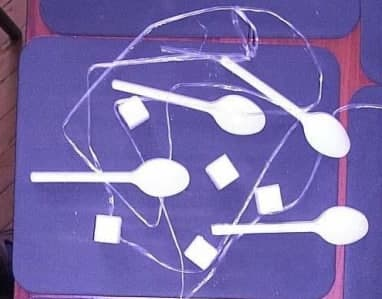
#> input picture spoons.jpg, 382 x 299 px
$ jupyter execute spoons.ipynb
#> lines starting #> are read from the running program, lines starting #| are printed output that depends on the picture; after the words box and inside, x2 and y2 are one past the last pixel; in counts of white or black regions, pixels touching at a corner belong together
[cell 1]
import cv2
import numpy as np
import matplotlib.pyplot as plt
import math

[cell 2]
# Функция печати изображения в монохромном формате

def imshow(img, cmap = "gray"):
    plt.imshow(img, cmap)
    plt.show()

[cell 3]
img = cv2.imread("spoons.jpg")
#> img is the input picture: shape (299, 382, 3); mean B, G, R 171.7, 109.1, 121.7
plt.imshow(img)

[cell 4]
# Перевод изображения в монохромное

gray = cv2.cvtColor(img, cv2.COLOR_BGR2GRAY)
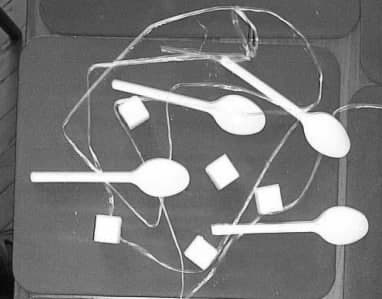
#> gray: shape (299, 382); min 8, max 255, mean 120
imshow(gray)

[cell 5]
# Пороговое преобразование при помощи Оцу

thresh, binary = cv2.threshold(gray, 0, 255, cv2.THRESH_OTSU)
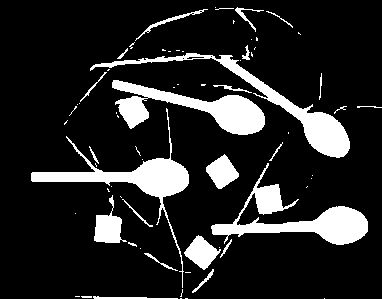
#> binary: shape (299, 382); 14.6% white; 69 white regions (43 under 20 px), largest, box (x1, y1, x2, y2) and area: (211, 163, 368, 245) 3545, (112, 80, 265, 135) 3312, (90, 53, 350, 158) 3160
#> thresh = 167
thresh
#> Out = 167

[cell 6]
imshow(binary)

[cell 7]
# Избавление от "шума" размыканием: сначала эрозия, потом наращивание

kernel = cv2.getStructuringElement(cv2.MORPH_RECT,(4, 4))
morph_open = cv2.morphologyEx(binary, cv2.MORPH_OPEN, kernel, iterations = 2)
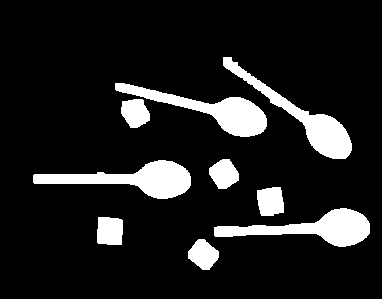
#> morph_open: shape (299, 382); 12% white; 9 white regions, largest, box (x1, y1, x2, y2) and area: (33, 160, 191, 199) 2724, (115, 83, 267, 137) 2609, (214, 208, 370, 247) 2606
imshow(morph_open)

[cell 8]
# Применение эрозии для чёткого выделения предметов на изображении

erosion = cv2.erode(morph_open, kernel, iterations = 1)
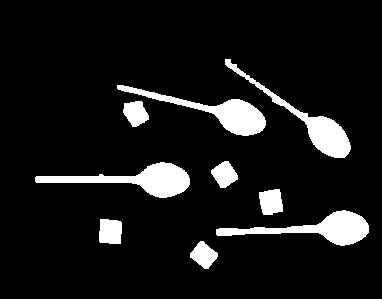
#> erosion: shape (299, 382); 9.1% white; 9 white regions, largest, box (x1, y1, x2, y2) and area: (35, 162, 190, 198) 2136, (216, 210, 369, 246) 2015, (117, 85, 266, 136) 1979
imshow(erosion)

[cell 9]
# Выделение и подсчёт компонент. Также, как отдельная компонента учитывается и фон

count_components, markers = cv2.connectedComponents(erosion)
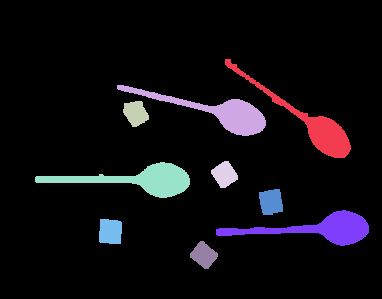
#> markers: shape (299, 382) int32; 10 distinct labels, from 0 to 9; one colour per label, 0 black
#> count_components = 10
imshow(markers, cmap = "turbo")

[cell 10]
count_components
#> Out = 10

[cell 11]
# Чтобы отделить ложки от кубиков сахара, можно разделить компоненты на большие (ложки), и маленькие (кубики).
# Каждый маркер содержит в себе количество пикселей объекта. Можно объекты по количеству пикселей.
# Взять среднее взвешенное значение пикселей, и его принять за разграничитель
# Очевидно, что наибольшей по размеру компонентой будет фон. Его не нужно учитывать.

background = 0
max_pix = 0
for i in range(count_components):
    pix_count = len(markers[markers==i])
    if (pix_count > max_pix):
        max_pix = pix_count
        background = i
#> this loop made 10 passes
#> (pix_count, max_pix) on pass 1: (103778, 103778)
#> pix_count on passes 2 to 7: 1871, 1979, 471, 466, 2136, 508
#> after the loop, background = 0; max_pix = 103778
print("Номер маркера фона: ",background)
#| Номер маркера фона:  0

[cell 12]
# Подсчёт среднего взвешенного

avg = 0
avg += len(markers[markers!=background])
#> avg = 10440
avg /= (count_components-1)
#> avg = 1160
avg
#> Out = 1160

[cell 13]
# Объекты без фона. Посчитаем ложки и кубики

spoons = 0
cubes = 0

for i in range(1, count_components):
    pix_count = len(markers[markers==i])
    if (pix_count > avg):
        spoons+=1
    else:
        cubes +=1
#> this loop made 9 passes
#> pix_count on passes 1 to 9: 1871, 1979, 471, 466, 2136, 508, 2015, 524, 470
#> after the loop, cubes = 5; spoons = 4
print("Ложки: ", spoons, "; кубики сахара: ", cubes)
#| Ложки:  4 ; кубики сахара:  5
